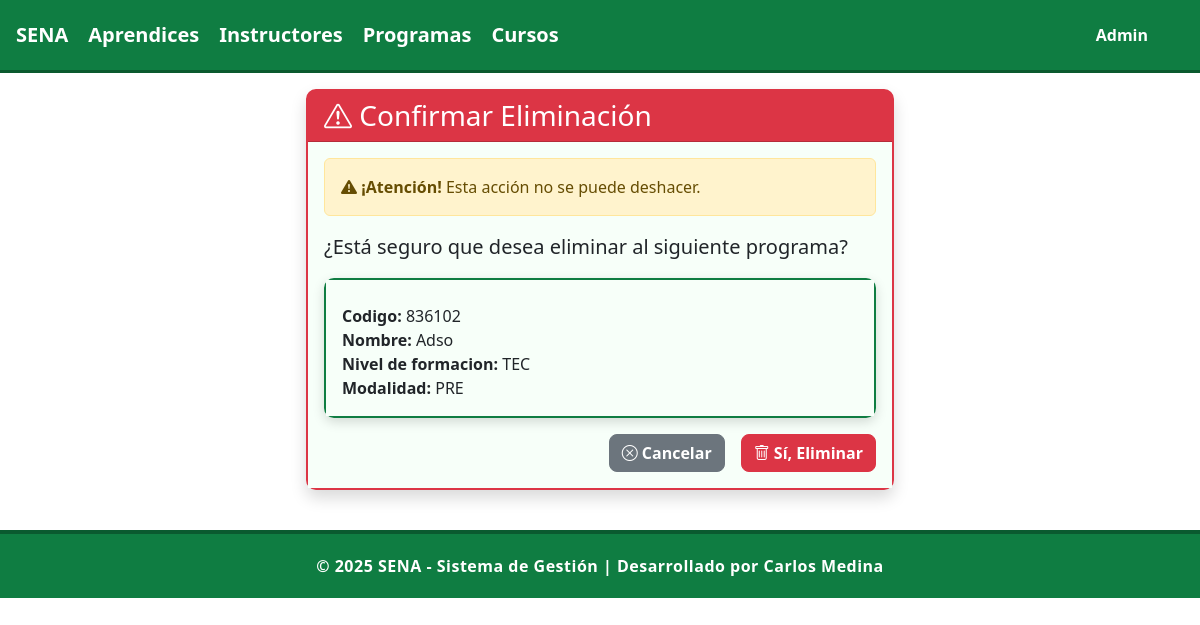
The page /programas/eliminar/1 on the database its author committed.
### programas/models.py (models this page shows, shortened)
class Programa(models.Model):
    NIVEL_FORMACION_CHOICES = [
        ('AUX', 'Auxiliar'),
        ('OPE', 'Operario'),
        ('TEC', 'Técnico'),
        ('TGL', 'Tecnólogo'),
        ('ESP', 'Especialización Tecnológica'),
        ('COM', 'Complementario'),
    ]
    MODALIDAD_CHOICES = [
        ('PRE', 'Presencial'),
        ('VIR', 'Virtual'),
        ('MIX', 'Mixta'),
    ]
    ESTADO_CHOICES = [
        ('ACT', 'Activo'),
        ('INA', 'Inactivo'),
        ('SUS', 'Suspendido'),
        ('CAN', 'Cancelado'),
     ]
    codigo = models.CharField(max_length=20, unique=True, verbose_name="Código del Programa")
    nombre = models.CharField(max_length=200, verbose_name="Nombre del Programa")
    nivel_formacion = models.CharField(max_length=3, choices=NIVEL_FORMACION_CHOICES, verbose_name="Nivel de Formación")
    modalidad = models.CharField(max_length=3, choices=MODALIDAD_CHOICES, default='PRE', verbose_name="Modalidad")
    duracion_meses = models.PositiveIntegerField(verbose_name="Duración en Meses")
    duracion_horas = models.PositiveIntegerField(verbose_name="Duración en Horas")
    descripcion = models.TextField(verbose_name="Descripción del Programa")
    competencias = models.TextField(verbose_name="Competencias a Desarrollar")
    perfil_egreso = models.TextField(verbose_name="Perfil de Egreso")
    requisitos_ingreso = models.TextField(verbose_name="Requisitos de Ingreso")
    centro_formacion = models.CharField(max_length=200, verbose_name="Centro de Formación")
    regional = models.CharField(max_length=100, verbose_name="Regional")
    estado = models.CharField(max_length=3, choices=ESTADO_CHOICES, default='ACT', verbose_name="Estado")
    fecha_creacion = models.DateField(verbose_name="Fecha de Creación del Programa")
    fecha_registro = models.DateTimeField(auto_now_add=True, verbose_name="Fecha de Registro")
    class Meta:
        verbose_name = "Programa de Formación"
        verbose_name_plural = "Programas de Formación"
        ordering = ['nombre']

### programas/views.py (the view, shortened to what this page needs)
# urls.py: path('programas/eliminar/<int:programa_id>', views.ProgramaDeleteView.as_view(), name='eliminar_programa'),
class ProgramaDeleteView(generic.DeleteView):
    model = Programa
    template_name = 'eliminar_programa.html'
    success_url = reverse_lazy('programas:programas')
    pk_url_kwarg = 'programa_id'

### programas/templates/eliminar_programa.html (shortened to what this page needs)
{% extends 'master.html' %}
{% block content %}
<div class="row justify-content-center">
    <div class="col-md-6">
        <div class="card shadow border-danger">
            <div class="card-header bg-danger text-white">
                <h3 class="card-title mb-0">
                    <i class="bi bi-exclamation-triangle"></i> Confirmar Eliminación
                </h3>
            </div>
            <div class="card-body">
                <div class="alert alert-warning">
                    <i class="bi bi-exclamation-triangle-fill"></i>
                    <strong>¡Atención!</strong> Esta acción no se puede deshacer.
                </div>
                <p class="lead">¿Está seguro que desea eliminar al siguiente programa?</p>
                <div class="card mb-3">
                    <div class="card-body">
                        <p class="card-text">
                            <strong>Codigo:</strong> {{ programa.codigo }}<br>
                            <strong>Nombre:</strong> {{ programa.nombre }}<br>
                            <strong>Nivel de formacion:</strong> {{ programa.nivel_formacion }}<br>
                            <strong>Modalidad:</strong> {{ programa.modalidad }}<br>
                        </p>
                    </div>
                </div>
                <form method="post">
                    <div class="d-grid gap-2 d-md-flex justify-content-md-end">
                        <a href="{% url 'programas:programas' %}" class="btn btn-secondary me-md-2">
                            <i class="bi bi-x-circle"></i> Cancelar
                        </a>
                        <button type="submit" class="btn btn-danger">
                            <i class="bi bi-trash"></i> Sí, Eliminar
                        </button>
                    </div>
                </form>
            </div>
        </div>
    </div>
</div>
{% endblock %}

### aprendices/static/mystyles.css (style rules this page uses)
body { background-color: #ffffff; font-family: "Segoe UI", Tahoma, Geneva, Verdana, sans-serif; color: #1b1b1b; margin: 0; padding: 0; }
.card { border: 2px solid #0f7d42; border-radius: 10px; box-shadow: 0 4px 12px rgba(0, 0, 0, 0.15); }
.card-header { background-color: #0f7d42; color: white; font-weight: 600; }
.card-body { background-color: #f7fff9; }
.btn { border-radius: 8px; font-weight: 600; }

### aprendices/templates/master.html (style rules this page uses)
body { background-color: #ffffff; font-family: "Segoe UI", Tahoma, Geneva, Verdana, sans-serif; color: #1b1b1b; margin: 0; padding: 0; }
.card { border: 2px solid #0f7d42; border-radius: 10px; box-shadow: 0 4px 12px rgba(0, 0, 0, 0.15); }
.card-header { background-color: #0f7d42; color: white; font-weight: 600; }
.card-body { background-color: #f7fff9; }
.btn { border-radius: 8px; font-weight: 600; }

### rows shown on the page
Programa: codigo "836102", nombre "Adso", nivel_formacion "TEC", modalidad "PRE"
